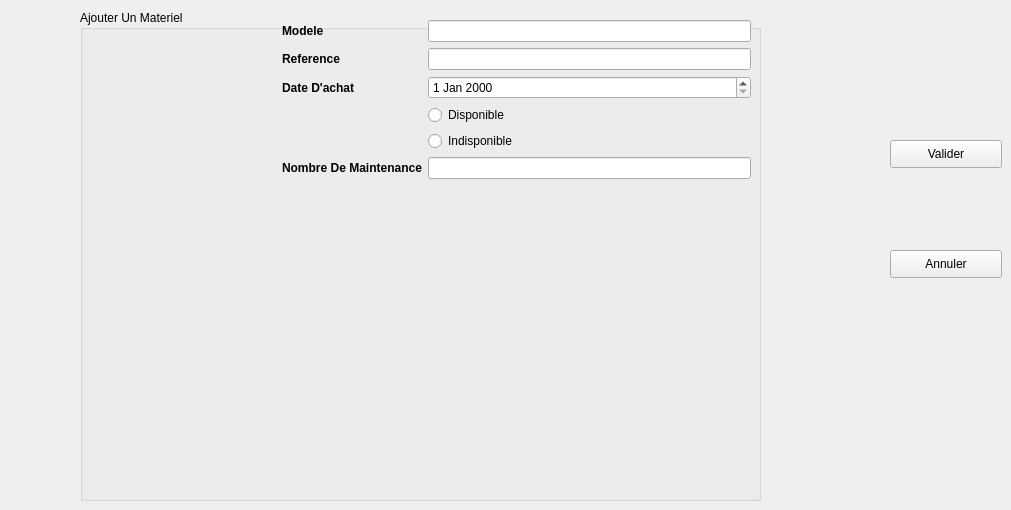
                <widget class="QWidget" name="ajouterequipement">
                 <attribute name="title">
                  <string>Ajouter equipement</string>
                 </attribute>
                 <widget class="QGroupBox" name="groupBox_9">
                  <property name="geometry">
                   <rect>
                    <x>80</x>
                    <y>10</y>
                    <width>681</width>
                    <height>491</height>
                   </rect>
                  </property>
                  <property name="title">
                   <string>Ajouter Un Materiel</string>
                  </property>
                 </widget>
                 <widget class="QPushButton" name="pushButton_valider">
                  <property name="geometry">
                   <rect>
                    <x>890</x>
                    <y>140</y>
                    <width>112</width>
                    <height>28</height>
                   </rect>
                  </property>
                  <property name="text">
                   <string>Valider</string>
                  </property>
                  <property name="icon">
                   <iconset>
                    <normaloff>../../../../../../../../icons/check.png</normaloff>../../../../../../../../icons/check.png</iconset>
                  </property>
                 </widget>
                 <widget class="QPushButton" name="pushButton_annuler">
                  <property name="geometry">
                   <rect>
                    <x>890</x>
                    <y>250</y>
                    <width>112</width>
                    <height>28</height>
                   </rect>
                  </property>
                  <property name="text">
                   <string>Annuler</string>
                  </property>
                  <property name="icon">
                   <iconset>
                    <normaloff>../../../../../../../../icons/not check.png</normaloff>../../../../../../../../icons/not check.png</iconset>
                  </property>
                 </widget>
                 <widget class="QWidget" name="formLayoutWidget">
                  <property name="geometry">
                   <rect>
                    <x>240</x>
                    <y>20</y>
                    <width>511</width>
                    <height>471</height>
                   </rect>
                  </property>
                  <layout class="QFormLayout" name="formLayout_9">
                   <property name="horizontalSpacing">
                    <number>6</number>
                   </property>
                   <property name="verticalSpacing">
                    <number>6</number>
                   </property>
                   <property name="leftMargin">
                    <number>42</number>
                   </property>
                   <property name="topMargin">
                    <number>0</number>
                   </property>
                   <property name="rightMargin">
                    <number>0</number>
                   </property>
                   <property name="bottomMargin">
                    <number>0</number>
                   </property>
                   <item row="0" column="0">
                    <widget class="QLabel" name="label_102">
                     <property name="font">
                      <font>
                       <weight>75</weight>
                       <bold>true</bold>
                      </font>
                     </property>
                     <property name="text">
                      <string>Modele</string>
                     </property>
                    </widget>
                   </item>
                   <item row="0" column="1">
                    <widget class="QLineEdit" name="lineEdit_modele"/>
                   </item>
                   <item row="1" column="0">
                    <widget class="QLabel" name="label_103">
                     <property name="font">
                      <font>
                       <weight>75</weight>
                       <bold>true</bold>
                      </font>
                     </property>
                     <property name="text">
                      <string>Reference</string>
                     </property>
                    </widget>
                   </item>
                   <item row="1" column="1">
                    <widget class="QLineEdit" name="lineEdit_ref"/>
                   </item>
                   <item row="2" column="0">
                    <widget class="QLabel" name="label_104">
                     <property name="font">
                      <font>
                       <weight>75</weight>
                       <bold>true</bold>
                      </font>
                     </property>
                     <property name="text">
                      <string>Date D'achat</string>
                     </property>
                    </widget>
                   </item>
                   <item row="3" column="1">
                    <widget class="QRadioButton" name="radioButton_dispo">
                     <property name="text">
                      <string>Disponible</string>
                     </property>
                    </widget>
                   </item>
                   <item row="4" column="1">
                    <widget class="QRadioButton" name="radioButton_indis">
                     <property name="text">
                      <string>Indisponible</string>
                     </property>
                    </widget>
                   </item>
                   <item row="2" column="1">
                    <widget class="QDateEdit" name="dateEdit_achat"/>
                   </item>
                   <item row="5" column="1">
                    <widget class="QLineEdit" name="lineEdit_nombre_maintenance"/>
                   </item>
                   <item row="5" column="0">
                    <widget class="QLabel" name="label_105">
                     <property name="font">
                      <font>
                       <weight>75</weight>
                       <bold>true</bold>
                      </font>
                     </property>
                     <property name="text">
                      <string>Nombre De Maintenance</string>
                     </property>
                    </widget>
                   </item>
                  </layout>
                 </widget>
                </widget>
